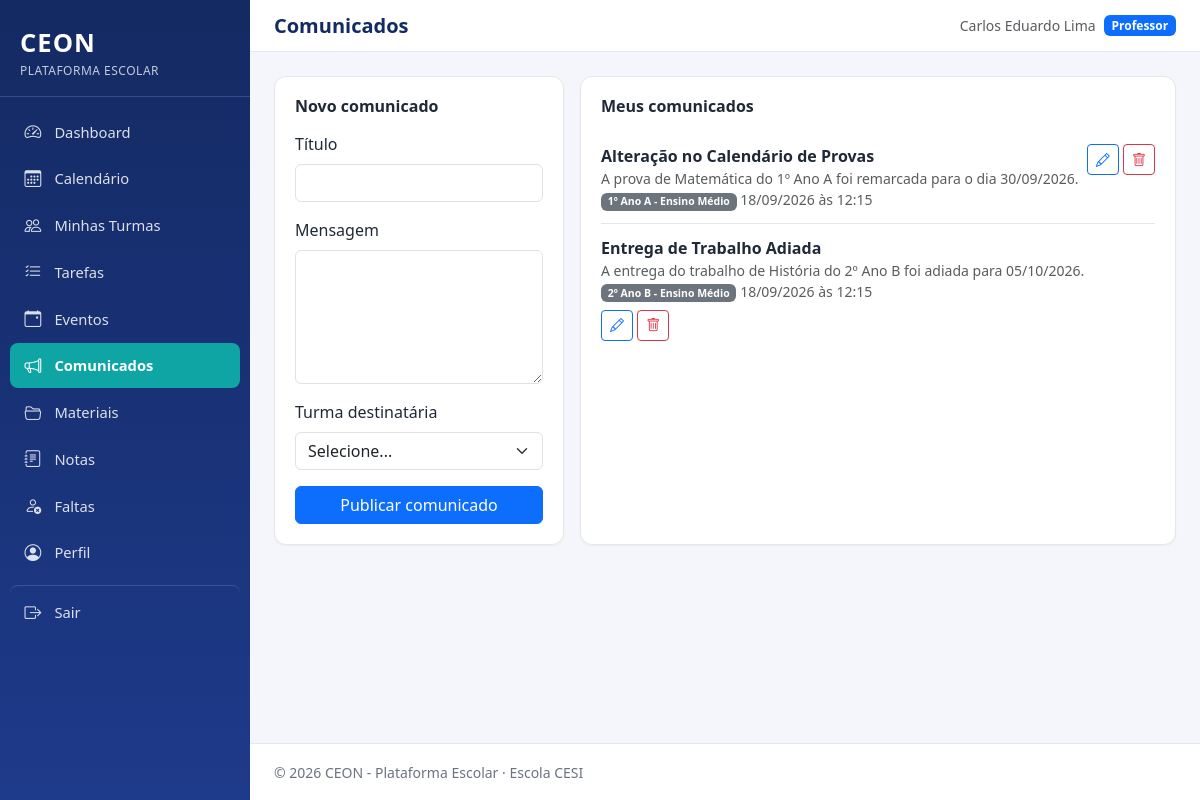
/professor/comunicados.php (signed in), run on the app's committed database.
### tables this page shows
CREATE TABLE comunicados (
    id INT AUTO_INCREMENT PRIMARY KEY,
    titulo VARCHAR(150) NOT NULL,
    mensagem TEXT NOT NULL,
    data_publicacao DATETIME NOT NULL DEFAULT CURRENT_TIMESTAMP,
    publico_alvo ENUM('todos', 'alunos', 'professores', 'turma') NOT NULL DEFAULT 'todos',
    turma_id INT NULL,
    autor_id INT NOT NULL,
    CONSTRAINT fk_comunicados_turma FOREIGN KEY (turma_id) REFERENCES turmas(id) ON DELETE CASCADE,
    CONSTRAINT fk_comunicados_autor FOREIGN KEY (autor_id) REFERENCES usuarios(id) ON DELETE CASCADE,
    INDEX idx_comunicados_data (data_publicacao)
);

CREATE TABLE turmas (
    id INT AUTO_INCREMENT PRIMARY KEY,
    nome VARCHAR(100) NOT NULL,
    ano_letivo YEAR NOT NULL,
    turno ENUM('manha', 'tarde', 'noite') NOT NULL,
    UNIQUE KEY uq_turma (nome, ano_letivo)
);

### includes/functions.php (called while the page is built, shortened)
<?php
function e(?string $valor): string
{
    return htmlspecialchars($valor ?? '', ENT_QUOTES, 'UTF-8');
}
function formatarDataHora(?string $dataHoraSql): string
{
    $dt = DateTime::createFromFormat('Y-m-d H:i:s', $dataHoraSql);
    return $dt ? $dt->format('d/m/Y \à\s H:i') : '-';
}

### professor/comunicados.php (the view, shortened to what this page needs)
<?php
require_once __DIR__ . '/../includes/functions.php';
$pdo = getConexao();
$usuarioId = (int) $_SESSION['usuario_id'];
$stmt = $pdo->prepare("
    SELECT c.*, t.nome AS turma_nome
    FROM comunicados c
    LEFT JOIN turmas t ON t.id = c.turma_id
    WHERE c.autor_id = ?
    ORDER BY c.data_publicacao DESC
");
$stmt->execute([$usuarioId]);
$meusComunicados = $stmt->fetchAll();
$comunicadoEdicao = null;
require_once __DIR__ . '/../includes/header.php';
?>
<div class="row g-3">
    <div class="col-lg-4">
        <div class="ceon-card">
            <h2 class="h6 fw-bold mb-3"><?= $comunicadoEdicao ? 'Editar comunicado' : 'Novo comunicado' ?></h2>
            <form method="POST" class="needs-validation" novalidate>
                <div class="mb-3">
                    <label for="titulo" class="form-label">Título</label>
                    <input type="text" id="titulo" name="titulo" class="form-control" required value="<?= e($comunicadoEdicao['titulo'] ?? '') ?>">
                </div>
                <div class="mb-3">
                    <label for="mensagem" class="form-label">Mensagem</label>
                    <textarea id="mensagem" name="mensagem" class="form-control" rows="5" required><?= e($comunicadoEdicao['mensagem'] ?? '') ?></textarea>
                </div>
                <div class="mb-3">
                    <label for="turma_id" class="form-label">Turma destinatária</label>
                    <select id="turma_id" name="turma_id" class="form-select" required>
                        <option value="">Selecione...</option>
                    </select>
                </div>
                <button type="submit" class="btn btn-primary w-100"><?= $comunicadoEdicao ? 'Salvar alterações' : 'Publicar comunicado' ?></button>
            </form>
        </div>
    </div>
    <div class="col-lg-8">
        <div class="ceon-card">
            <h2 class="h6 fw-bold mb-3">Meus comunicados</h2>
            <?php if (empty($meusComunicados)): ?>
                <p class="text-muted mb-0">Você ainda não publicou nenhum comunicado.</p>
            <?php else: ?>
                <?php foreach ($meusComunicados as $c): ?>
                    <div class="ceon-list-item">
                        <div class="d-flex justify-content-between align-items-start flex-wrap gap-2">
                            <div>
                                <div class="fw-semibold"><?= e($c['titulo']) ?></div>
                                <div class="small text-muted"><?= e(mb_strimwidth($c['mensagem'], 0, 120, '...')) ?></div>
                                <div class="small text-muted">
                                    <span class="badge text-bg-secondary"><?= e($c['turma_nome'] ?? 'Geral') ?></span>
                                    <?= formatarDataHora($c['data_publicacao']) ?>
                                </div>
                            </div>
                            <div class="text-nowrap">
                                <a href="comunicados.php?editar=<?= (int) $c['id'] ?>" class="btn btn-sm btn-outline-primary" aria-label="Editar"><i class="bi bi-pencil"></i></a>
                                <form method="POST" class="d-inline ceon-confirm-delete" data-confirm-message="Tem certeza que deseja excluir este comunicado?">
                                    <button type="submit" class="btn btn-sm btn-outline-danger" aria-label="Excluir"><i class="bi bi-trash"></i></button>
                                </form>
                            </div>
                        </div>
                    </div>
                <?php endforeach; ?>
            <?php endif; ?>
        </div>
    </div>
</div>
<?php require_once __DIR__ . '/../includes/footer.php'; ?>

### assets/css/style.css (style rules this page uses)
:root { --ceon-primary: #1e3a8a; --ceon-primary-light: #2f52b0; --ceon-primary-dark: #142a63; --ceon-accent: #0ea5a4; --ceon-bg: #f4f6fb; --ceon-card-bg: #ffffff; --ceon-text: #1f2937; --ceon-text-muted: #6b7280; --ceon-border: #e5e7eb; --ceon-sidebar-width: 250px; --ceon-danger: #dc2626; --ceon-warning: #d97706; --ceon-success: #16a34a; }
* { box-sizing: border-box; }
body { background-color: var(--ceon-bg); color: var(--ceon-text); font-family: 'Segoe UI', Roboto, Helvetica, Arial, sans-serif; margin: 0; }
a { text-decoration: none; }
.ceon-card { background: var(--ceon-card-bg); border: 1px solid var(--ceon-border); border-radius: .75rem; padding: 1.25rem; height: 100%; box-shadow: 0 1px 2px rgba(16,24,40,.04); }
.ceon-list-item { padding: .75rem 0; border-bottom: 1px solid var(--ceon-border); }
.ceon-list-item:last-child { border-bottom: none; }

### data on the page
comunicados: titulo "Alteração no Calendário de Provas", mensagem "A prova de Matemática do 1º Ano A foi remarcada para o dia 30/09/2026.", turma.nome "1º Ano A - Ensino Médio", data_publicacao "18/09/2026 às 12:15"
comunicados: titulo "Entrega de Trabalho Adiada", mensagem "A entrega do trabalho de História do 2º Ano B foi adiada para 05/10/2026.", turma.nome "2º Ano B - Ensino Médio", data_publicacao "18/09/2026 às 12:15"

### other printed values
$rotulo "Dashboard"
$rotulo "Calendário"
$rotulo "Minhas Turmas"
$rotulo "Tarefas"
$rotulo "Eventos"
$rotulo "Comunicados"
$rotulo "Materiais"
$rotulo "Notas"
$rotulo "Faltas"
$rotulo "Perfil"
$tituloPagina "Comunicados"
$_SESSION['nome'] "Carlos Eduardo Lima"
rotuloTipoUsuario($_SESSION['tipo_usuario'] ?? '') "Professor"
